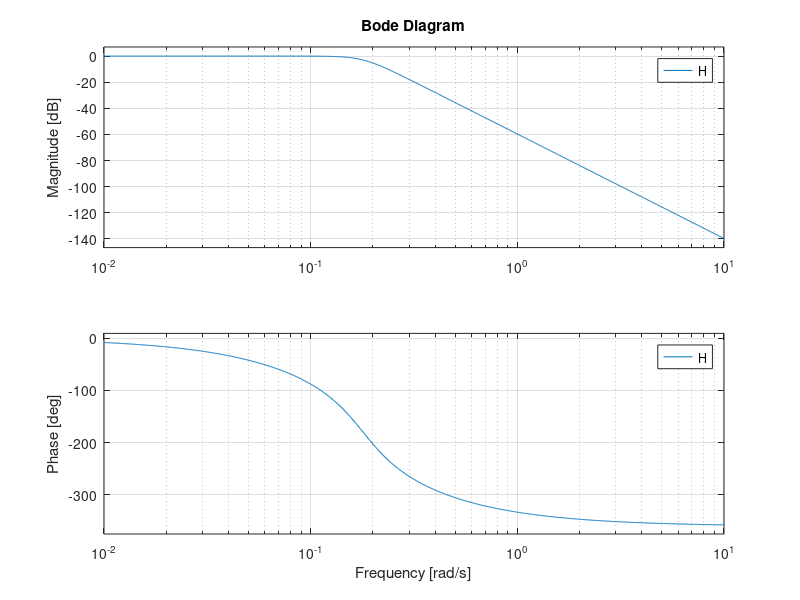

Recreate this plot in MATLAB.
clear all;
close all;

fp = 1000;

sampleRate = 70000;

N = 4;

Wn = 2*pi*fp/(sampleRate/2); 

[num,den] = butter(N,Wn,'s');

H=tf(num,den)

bode(H)


